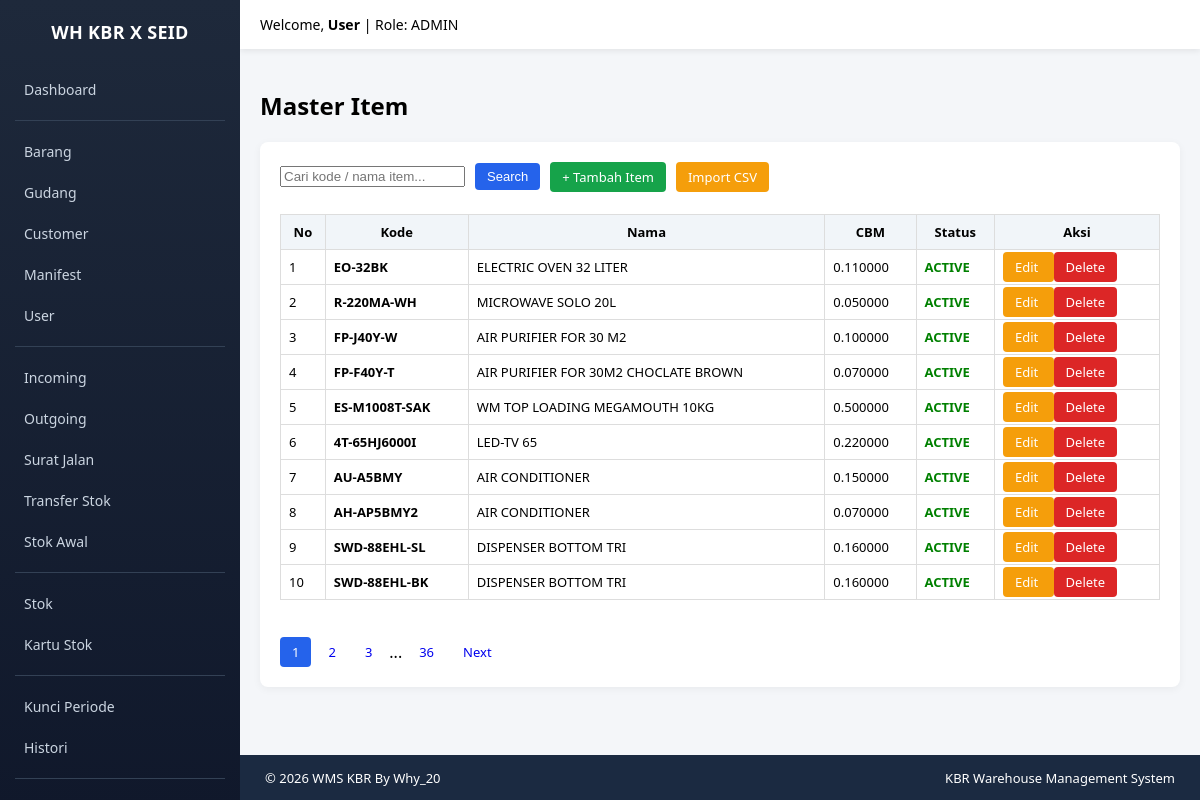
/index.php?module=items&action=index (signed in), run on the app's committed database.
### tables this page shows
CREATE TABLE `items` (
  `id` int NOT NULL,
  `item_code` varchar(100) DEFAULT NULL,
  `item_name` varchar(150) DEFAULT NULL,
  `cbm` decimal(15,2) DEFAULT '0.00',
  `minimum_stock` int DEFAULT '0',
  `is_active` tinyint(1) DEFAULT '1',
  `created_at` timestamp NOT NULL DEFAULT CURRENT_TIMESTAMP,
  `is_deleted` tinyint(1) DEFAULT '0',
  `deleted_at` datetime DEFAULT NULL
);

### modules/items/index.php (the view, shortened to what this page needs)
<?php
global $conn;
require BASE_PATH."/modules/layout/sidebar.php";
require BASE_PATH."/modules/layout/footer.php";
$search = $_GET['search'] ?? '';
$page   = isset($_GET['page']) ? (int)$_GET['page'] : 1;
$limit  = 10;
$offset = ($page - 1) * $limit;
$where = "WHERE is_deleted = 0";
$totalQuery = mysqli_query($conn, "SELECT COUNT(*) as total FROM items $where");
$totalData = mysqli_fetch_assoc($totalQuery)['total'];
$totalPages = ceil($totalData / $limit);
$query = mysqli_query($conn, "
    SELECT * FROM items
    $where
    ORDER BY id DESC
    LIMIT $limit OFFSET $offset
");
?>
<h2>Master Item</h2>
<div class="card">
<form method="GET" style="display:flex;gap:10px;align-items:center;">
    <input type="text" name="search"
           placeholder="Cari kode / nama item..."
           value="<?= $search; ?>">
    <button class="btn btn-primary">Search</button>
    <a class="btn btn-success"
       href="index.php?module=items&action=create">
       + Tambah Item
    </a>
    <a class="btn btn-warning"
       href="index.php?module=items&action=import">
       Import CSV
    </a>
</form>
<br>
<table>
<tr>
<th>No</th>
<th>Kode</th>
<th>Nama</th>
<th>CBM</th>
<th>Status</th>
<th>Aksi</th>
</tr>
<?php $no = $offset + 1; ?>
<?php while ($row = mysqli_fetch_assoc($query)) { ?>
<tr>
<td><?= $no++; ?></td>
<td><b><?= $row['item_code']; ?></b></td>
<td><?= $row['item_name']; ?></td>
<td><?= number_format($row['cbm'],6); ?></td>
<td>
<?php if($row['is_active']){ ?>
<span style="color:green;font-weight:bold;">ACTIVE</span>
<?php } else { ?>
<span style="color:red;font-weight:bold;">NON ACTIVE</span>
<?php } ?>
</td>
<td>
<a class="btn btn-warning"
href="index.php?module=items&action=edit&id=<?= $row['id']; ?>">
Edit
</a>
<a class="btn btn-danger"
href="index.php?module=items&action=delete&id=<?= $row['id']; ?>"
onclick="return confirm('Yakin hapus item ini?')">
Delete
</a>
</td>
</tr>
<?php } ?>
</table>
<br>
<?php if($totalPages > 1){ ?>
<?php
$range = 2;
$start = max(1, $page - $range);
$end   = min($totalPages, $page + $range);
$buildUrl = function($p) use ($search){
    return "index.php?module=items&action=index&page=".$p."&search=".$search;
};
?>
<div style="margin-top:15px;display:flex;gap:5px;flex-wrap:wrap;align-items:center;">
<?php for($i=$start;$i<=$end;$i++){ ?>
<a class="btn <?= $i==$page?'btn-primary':'' ?>"
href="<?= $buildUrl($i) ?>">
<?= $i ?>
</a>
<?php } ?>
<?php if($end < $totalPages){ ?>
<?php if($end < $totalPages-1){ ?><span>...</span><?php } ?>
<a class="btn" href="<?= $buildUrl($totalPages) ?>">
<?= $totalPages ?>
</a>
<?php } ?>
<?php if($page < $totalPages){ ?>
<a class="btn" href="<?= $buildUrl($page+1) ?>">Next</a>
<?php } ?>
</div>
<?php } ?>
</div>
</div></body></html>

### public/index.php (shortened to what this page needs)
<?php
$module = isset($_GET['module']) ? $_GET['module'] : 'auth';
$action = isset($_GET['action']) ? $_GET['action'] : 'login';
$path = "../modules/" . $module . "/" . $action . ".php";
if (file_exists($path)) {
    require $path;
} else {
    echo "Module tidak ditemukan.";
}
?>

### modules/layout/sidebar.php (shortened to what this page needs)
<?php
$user = $_SESSION['username'] ?? 'User';
$role = $_SESSION['role'] ?? '';
?>
<!DOCTYPE html>
<html>
<head>
</head>
<body>
<div class="sidebar">
<h2>WH KBR X SEID</h2>
<a href="index.php?module=dashboard&action=index">Dashboard</a>
<hr>
<a href="index.php?module=items&action=index">Barang</a>
<a href="index.php?module=warehouses&action=index">Gudang</a>
<a href="index.php?module=customers&action=index">Customer</a>
<a href="index.php?module=manifests&action=index">Manifest</a>
<a href="index.php?module=users&action=index">User</a>
<hr>
<a href="index.php?module=goods_receipts&action=index">Incoming</a>
<a href="index.php?module=delivery_orders&action=index">Outgoing</a>
<a href="index.php?module=surat_jalan&action=index">Surat Jalan</a>
<a href="index.php?module=stock_transfers&action=index">Transfer Stok</a>
<a href="index.php?module=opening_stock&action=index">Stok Awal</a>
<hr>
<a href="index.php?module=reports&action=stock">Stok</a>
<a href="index.php?module=reports&action=stock_card">Kartu Stok</a>
<hr>
<a href="index.php?module=period_lock&action=index">Kunci Periode</a>
<a href="index.php?module=activity_logs&action=index">Histori</a>
<hr>
<a href="index.php?module=auth&action=logout">Logout</a>
</div>
<div class="topbar">
Welcome, <b><?= $user ?></b> | Role: <?= $role ?>
</div>
<div class="content">

### modules/layout/footer.php (shortened to what this page needs)
<?php
if(!isset($GLOBALS['__footer_html'])){
register_shutdown_function(function(){
    echo $GLOBALS['__footer_html'];
});
}
?>

### modules/layout/sidebar.php (style rules this page uses)
body { margin:0; font-family:Segoe UI, Tahoma, sans-serif; background:#f4f6f9; }
.sidebar { width:240px; height:100vh; position:fixed; top:0; left:0; background:linear-gradient(180deg,#1e293b,#0f172a); color:white; padding-top:20px; padding-bottom:40px; overflow-y:auto; }
.sidebar h2 { text-align:center; margin:0 0 25px 0; font-size:18px; font-weight:600; letter-spacing:.3px; }
.sidebar a { display:block; color:#cbd5e1; padding:11px 20px; text-decoration:none; font-size:14px; border-left:4px solid transparent; transition:all .2s ease; }
.sidebar hr { border:0; border-top:1px solid #334155; margin:10px 15px; }
.topbar { background:white; padding:15px 20px; margin-left:240px; box-shadow:0 2px 6px rgba(0,0,0,0.08); font-size:14px; }
.content { margin-left:240px; padding:20px; }
.card { background:white; padding:20px; border-radius:8px; box-shadow:0 2px 8px rgba(0,0,0,0.05); margin-bottom:20px; }
.btn { padding:6px 12px; border:none; border-radius:4px; cursor:pointer; text-decoration:none; font-size:13px; }
.btn-primary { background:#2563eb;color:white; }
.btn-success { background:#16a34a;color:white; }
.btn-warning { background:#f59e0b;color:white; }
.btn-danger { background:#dc2626;color:white; }
table { width:100%; border-collapse:collapse; }
table th,table td { border:1px solid #ddd; padding:8px; font-size:13px; }
table th { background:#f1f5f9; }

### data on the page
items: item_code "EO-32BK", item_name "ELECTRIC OVEN 32 LITER", cbm "0.110000", is_active "ACTIVE"
items: item_code "R-220MA-WH", item_name "MICROWAVE SOLO 20L", cbm "0.050000", is_active "ACTIVE"
items: item_code "FP-J40Y-W", item_name "AIR PURIFIER FOR 30 M2", cbm "0.100000", is_active "ACTIVE"
items: item_code "FP-F40Y-T", item_name "AIR PURIFIER FOR 30M2 CHOCLATE BROWN", cbm "0.070000", is_active "ACTIVE"
items: item_code "ES-M1008T-SAK", item_name "WM TOP LOADING MEGAMOUTH 10KG", cbm "0.500000", is_active "ACTIVE"
items: item_code "4T-65HJ6000I", item_name "LED-TV 65", cbm "0.220000", is_active "ACTIVE"
items: item_code "AU-A5BMY", item_name "AIR CONDITIONER", cbm "0.150000", is_active "ACTIVE"
items: item_code "AH-AP5BMY2", item_name "AIR CONDITIONER", cbm "0.070000", is_active "ACTIVE"
items: item_code "SWD-88EHL-SL", item_name "DISPENSER BOTTOM TRI", cbm "0.160000", is_active "ACTIVE"
items: item_code "SWD-88EHL-BK", item_name "DISPENSER BOTTOM TRI", cbm "0.160000", is_active "ACTIVE"

### other printed values
$user "User"
$role "ADMIN"
$totalPages "36"
$GLOBALS['__footer_html'] "© 2026 WMS KBR By Why_20 KBR Warehouse Management System"
